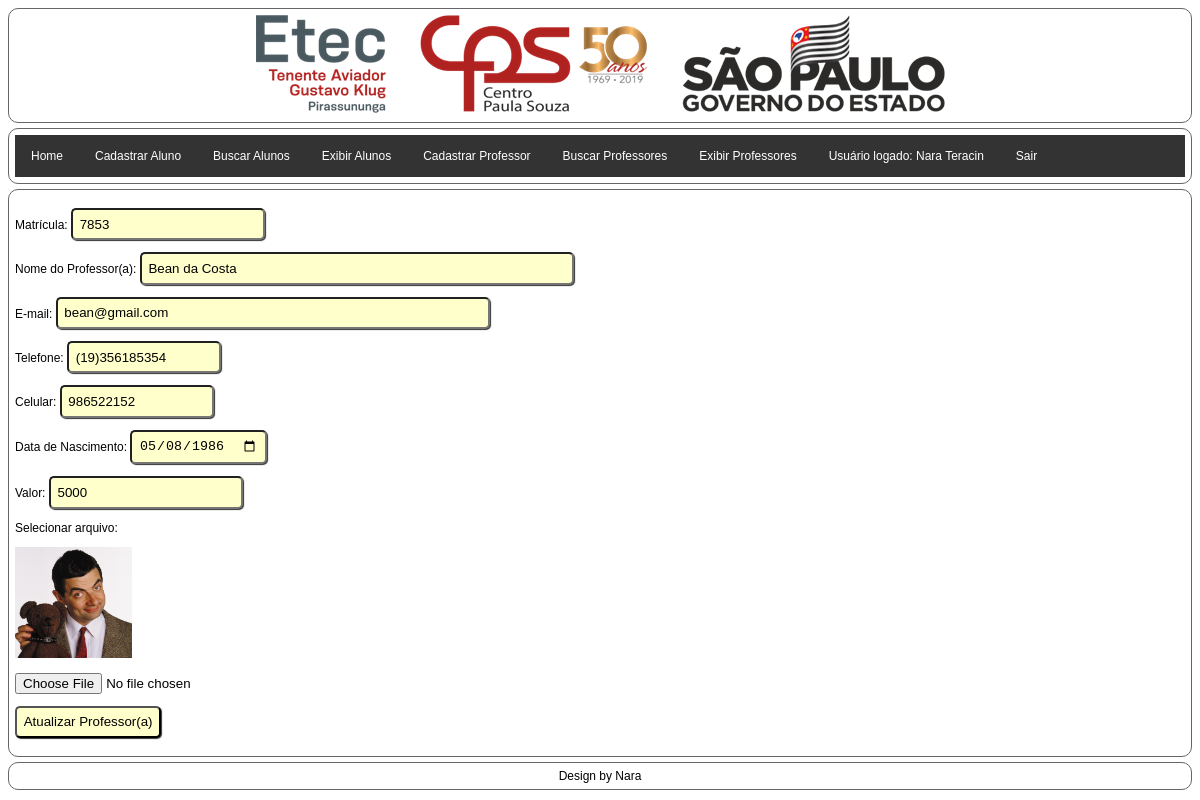
Screenshot of /form_editar.php?matricula=7853 (signed in) with the database file from the repository.
### tables this page shows
CREATE TABLE IF NOT EXISTS `tabela_professor` (
  `matricula` int(5) NOT NULL,
  `nome` varchar(50) DEFAULT NULL,
  `email` varchar(50) DEFAULT NULL,
  `telefone` varchar(15) DEFAULT NULL,
  `celular` varchar(15) DEFAULT NULL,
  `data_nascimento` date DEFAULT NULL,
  `valor` decimal(5,0) NOT NULL,
  `foto` varchar(100) DEFAULT NULL,
  PRIMARY KEY (`matricula`)
);

### form_editar.php (the view, shortened to what this page needs)
<?php
	if(isset($_GET['matricula']))
	{
		$matricula = $_GET['matricula'];
		$conexao = new PDO('mysql:host=localhost:3307;dbname=banco_apm','root','usbw',  array (PDO::MYSQL_ATTR_INIT_COMMAND => 'SET NAMES utf8'));
		$sql = "SELECT * FROM tabela_professor WHERE matricula=?";
		$busca = $conexao->prepare($sql);
		$busca->bindParam(1,$matricula);
		$busca->execute();
		$registro = $busca->fetch(PDO::FETCH_ASSOC);
	}
?>
<!doctype html>
<html>
<head>
<link href="css/estilo.css" rel="stylesheet" type="text/css">
<link href="css/estilo_do_menu.css" rel="stylesheet" type="text/css">
</head>
<body>
<header>
    	<img src="imagens/logo_etec_2019.png">
</header>
    <nav>
    	<ul>
        	<li><a href="index.php">Home</a></li>
            <li><a href="form_cadastro.php">Cadastrar Aluno</a></li>
            <li><a href="form_busca_aluno.php">Buscar Alunos</a></li>
            <li><a href="form_exibir_aluno.php">Exibir Alunos</a></li>
            <li><a href="form_cadastro_professor.php">Cadastrar Professor</a></li>
            <li><a href="form_busca.php">Buscar Professores</a></li>
            <li><a href="form_exibir_professores.php">Exibir Professores</a></li>
            <li><a href="#">Usuário logado:  <?php echo $_SESSION['usuario'];?></a></li>
            <li><a href="logout.php">Sair</a></li>
        </ul>
    </nav>
    <main>
        <form action="#" method="post" enctype="multipart/form-data">
                <p><label>Matrícula:</label>
                <input type="number" size="5" name="matricula" value="<?php echo $registro['matricula']?>" required></p>
                <p><label>Nome do Professor(a):</label>
                <input type="text" name="nome" size="50" value="<?php echo $registro['nome']?>" required></p>
                <p><label>E-mail:</label>
                <input type="text" name="email" size="50" value="<?php echo $registro['email']?>" required></p>
                <p><label>Telefone:</label>
                <input type="text" name="telefone" size="15" value="<?php echo $registro['telefone']?>" required></p>
                <p><label>Celular:</label>
                <input type="text" name="celular" value="<?php echo $registro['celular']?>" size="15"></p>
                <p><label>Data de Nascimento:</label>
                <input type="date" name="data_nascimento" value="<?php echo $registro['data_nascimento']?>"></p>
                <p><label>Valor:</label>
                <input type="text" name="valor" value="<?php echo $registro['valor']?>"></p>
                <p><label>Selecionar arquivo:</label></p>
                <p><img src="fotos/<?php echo $registro['foto'];?>" width="10%" height="10%" id="visualizar_imagem"></p>
                <p><input type="file" name="arquivo" id="arquivo"></p>
                 <p><input type="submit" value="Atualizar Professor(a)" name="atualizar"></p>
        </form>
	</main>
	<footer>
    	Design by Nara
    </footer>
</body>
</html>

### css/estilo.css (style rules this page uses)
header,main,section,nav,footer { font-family:Helvetica; font-size:12px; border:solid 1px #666; padding:0.5em; margin-top:5px; border-radius:10px; }
input[type=text],input[type=number],input[type=tel], input[type=submit], input[type=date], input[type=password] { border-radius:5px; padding:0.5em; box-shadow:1px 1px 1px #333333; background-color:#FFC; }
header { text-align:center; }
footer { text-align:center; }

### css/estilo_do_menu.css (style rules this page uses)
ul { list-style-type: none; margin: 0; padding: 0; overflow: hidden; background-color: #333; }
li { float: left; }
li a, .dropbtn { display: inline-block; color: white; text-align: center; padding: 14px 16px; text-decoration: none; }

### rows the page displays
tabela_professor: matricula "7853", nome "Bean da Costa", email "bean@gmail.com", telefone "(19)356185354", celular "986522152", data_nascimento "05/08/1986", valor "5000", foto (picture)

### other values shown
$_SESSION['usuario'] "Nara Teracin"
